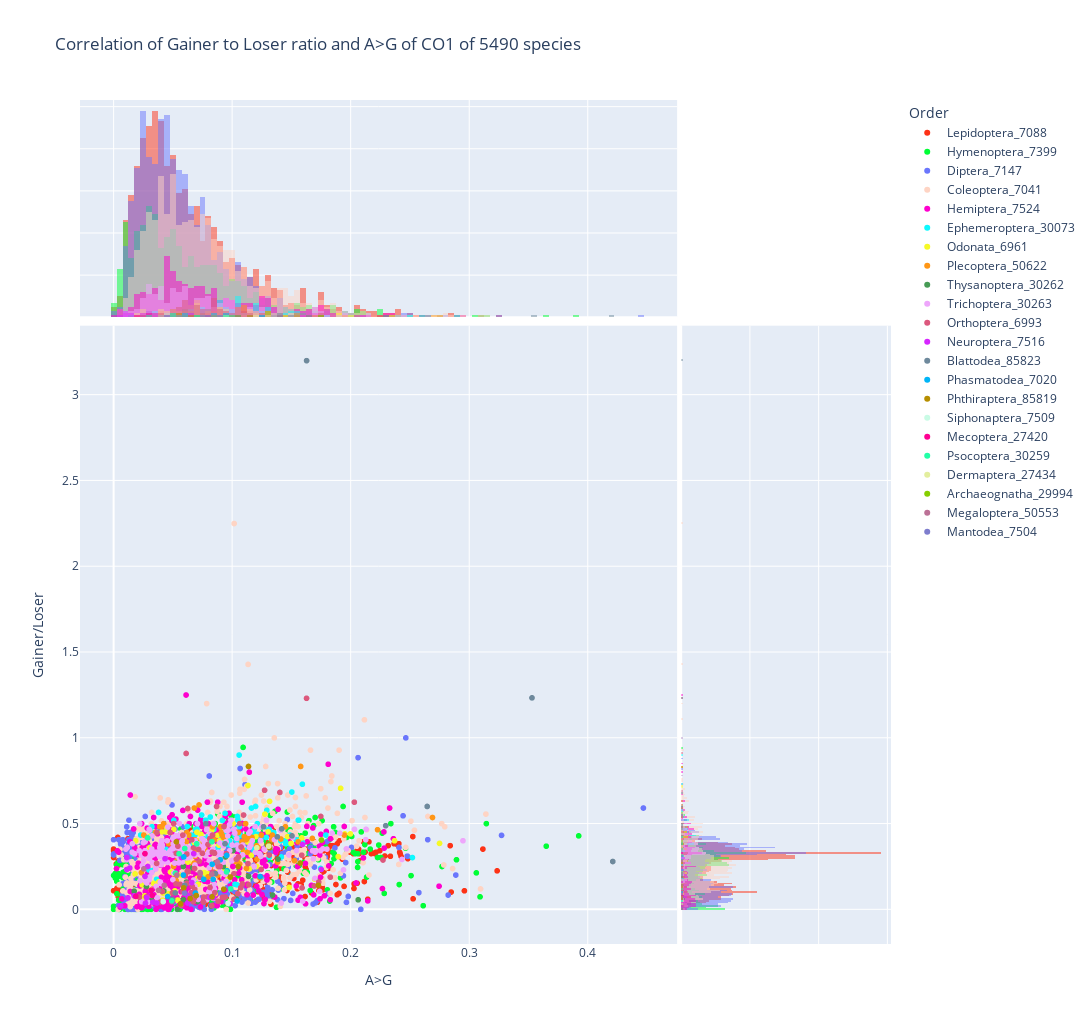

Source (notebook cell):
### Code cell
fig = px.scatter(fracs, x='A>G', y='Gainer/Loser', color='Order', marginal_x='histogram', marginal_y='histogram', color_discrete_sequence=px.colors.qualitative.Light24, hover_data=['Species_name'], title='Correlation of Gainer to Loser ratio and A>G of CO1 of 5490 species')
fig.update_layout(width=1440,
    height=1024,
    )
fig.show()
